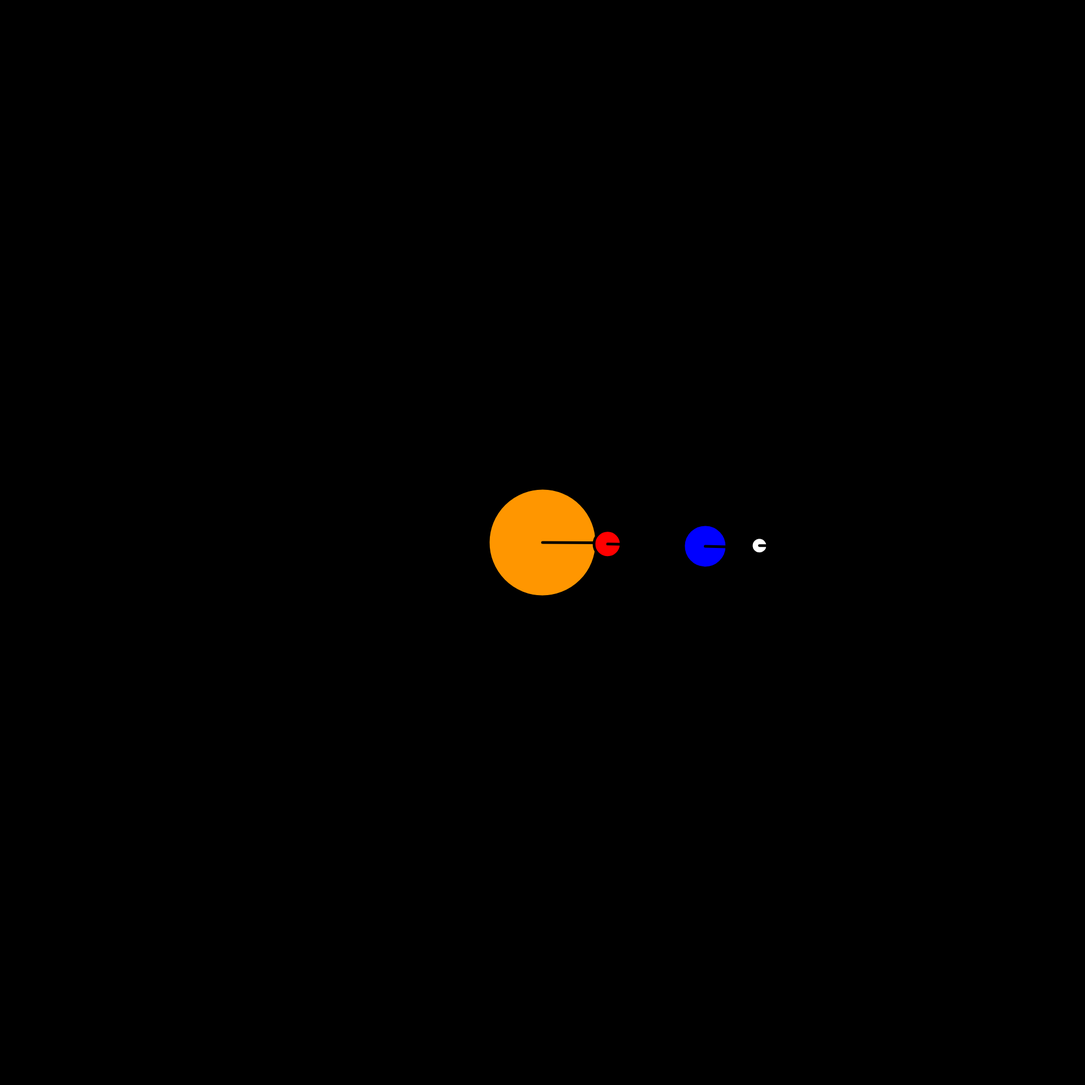
Frame 1 (no input)
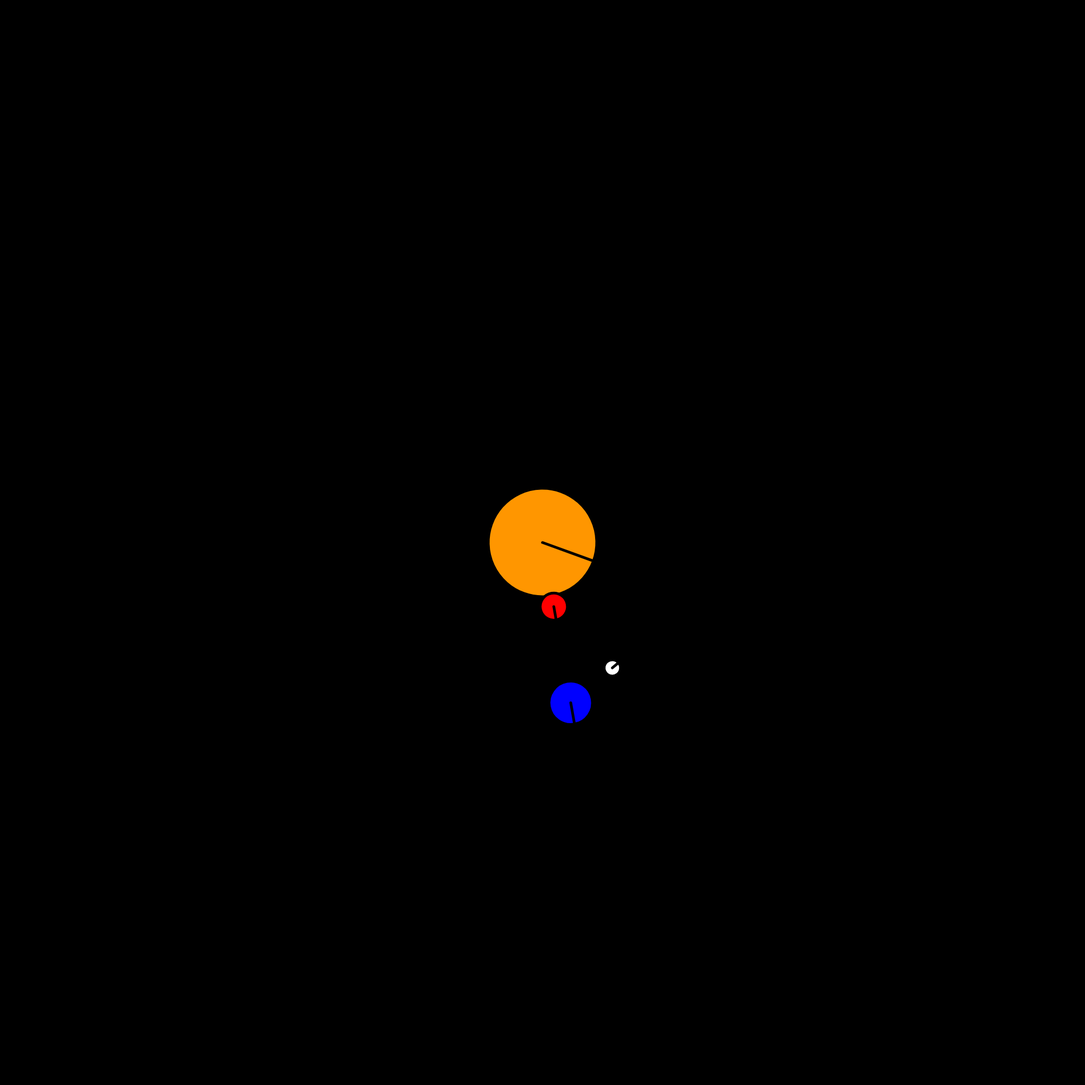
Frame 60 (no input)
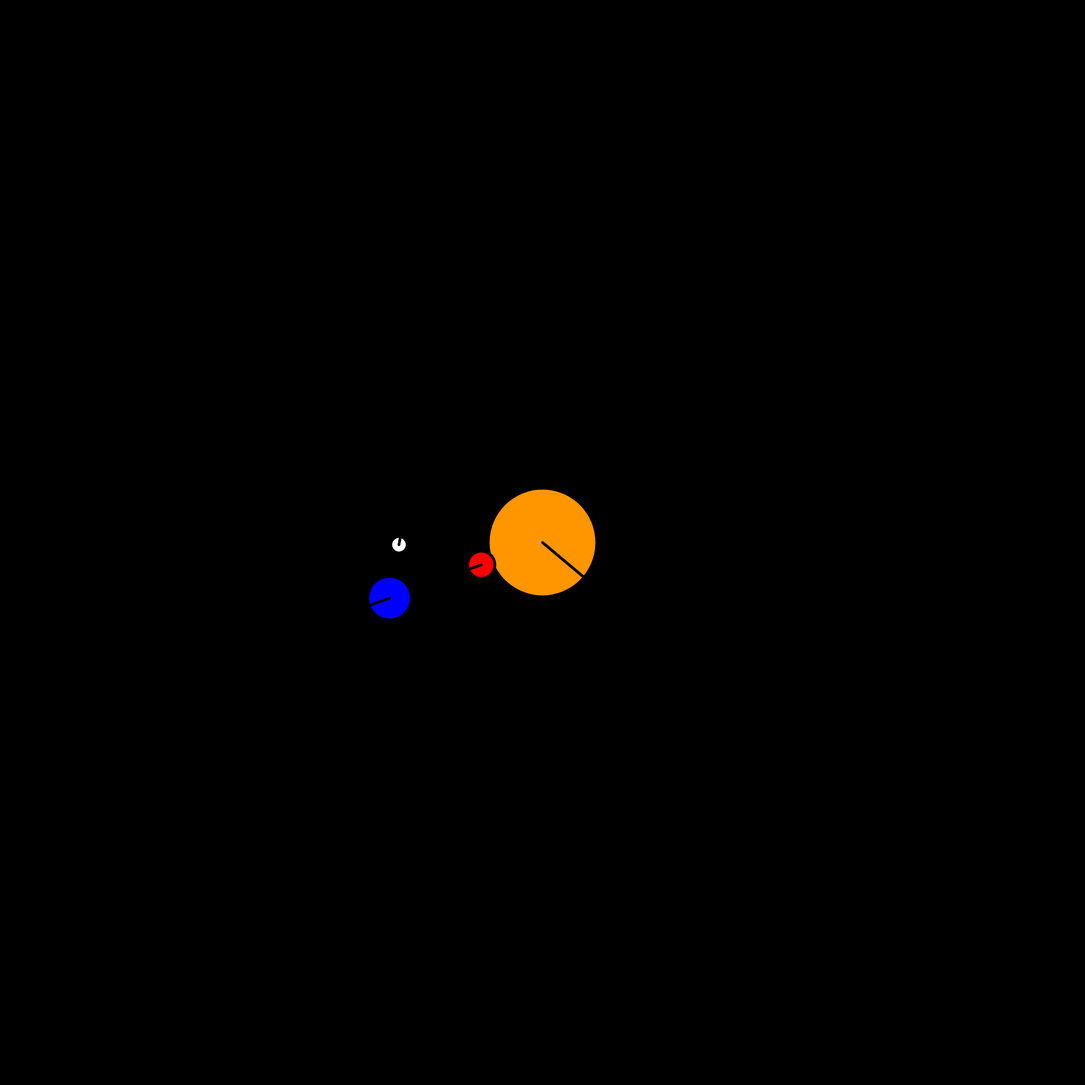
Frame 120 (the mouse pressed at the canvas centre since frame 60)

The p5.js sketch that drew these frames (run headless with seeded random() and noise() and a simulated clock; from frame 60 on, the mouse is pressed at the canvas centre):

// p5.js sketch
// ── sketch.js
var speed;

function setup() {
    createCanvas(2000, 2000);
}

function draw() {
    background(0);
    speed = frameCount;

    push();

    translate(width/2, height/2);
    rotate(radians(speed/3))
    celestialObj(color(255,150,0), 200); // SUN
    
    rotate(radians(speed))
    translate(120,0)
    celestialObj(color(255,0,0), 50); // MERCURY
    
    // Taking into acount the fact that Mercury was 
    // already translated 120 pixels on the x axis. Earth 
    // justs needs to be translated an additional 180 pixels  // on the x axis to take it to 300!
    translate(180,0) 
    celestialObj(color(0,0,255), 80); // EARTH
    
    rotate(-radians(speed*2))
    translate(100,0)
    celestialObj(color(255,255,255), 30); // MOON

}


function celestialObj(c, size){

    strokeWeight(5);
    fill(c);
    stroke(0);
    ellipse(0, 0, size, size);
    line(0, 0, size/2, 0);
    

}

function rotateEarth(){
    
    
}
